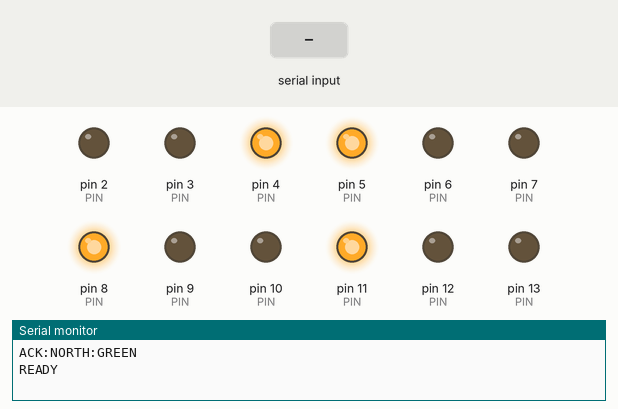
A sketch run on a simulated Arduino Uno, built with avr-gcc and run on an emulated ATmega328P. Parts: output pins drawn as LEDs (lit = HIGH), the last lines printed to the serial monitor. Inputs (shaded band) come from the test bench.

Above: at 2.7 s.
2.8 s: "1\n" received over Serial
At 3.9 s:
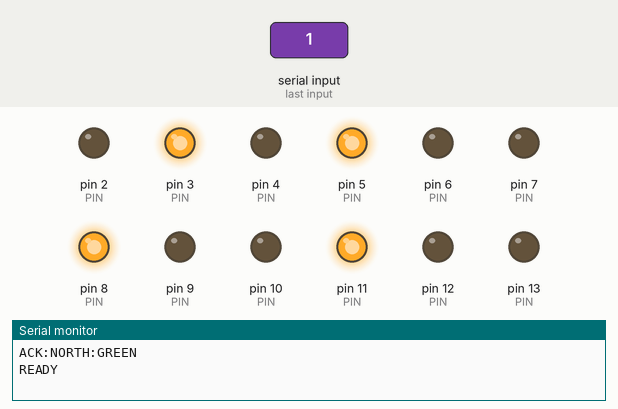
5.8 s: "0\n" received over Serial
At 6.2 s:
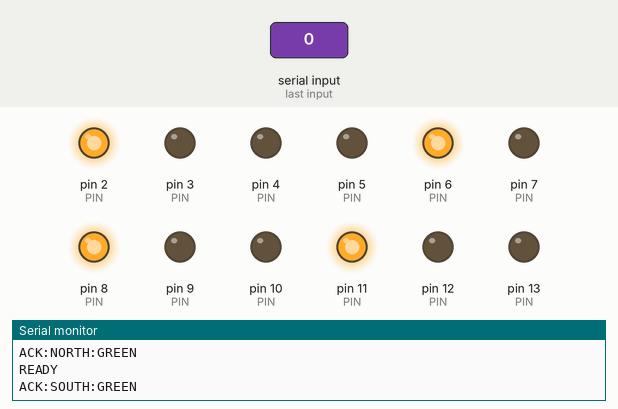
8.8 s: byte 88 ('X') received over Serial
At 9.7 s:
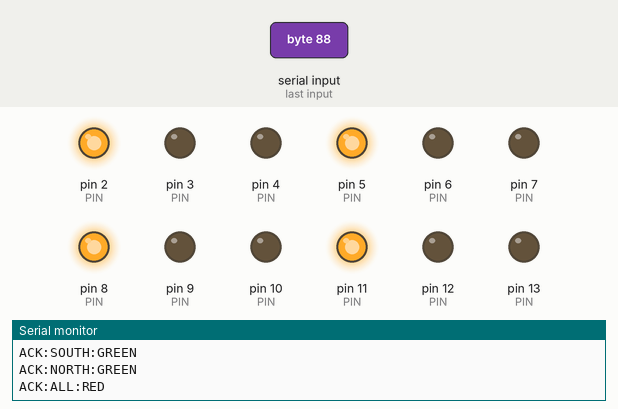
Timing chart, 0 to 11.8 s (numbered marks = the images above; inputs shaded):
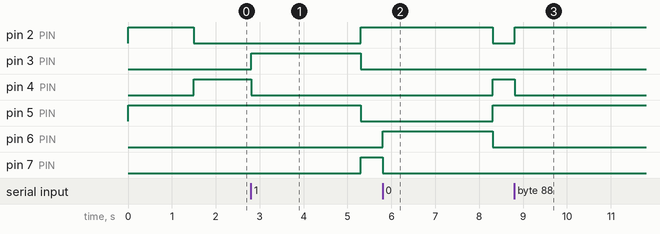

The sketch:

traffic_lights.ino
```cpp
/*
 * traffic_lights.ino
 * ═══════════════════════════════════════════════════════════════════
 * 4-Way Intersection Traffic Light Controller
 * Arduino Uno — receives commands from Python via USB Serial
 *
 * SERIAL PROTOCOL  (9600 baud, newline-terminated)
 * ─────────────────────────────────────────────────────────────────
 * Single-character commands:
 *   '0'  →  NORTH gets GREEN  (others RED)
 *   '1'  →  SOUTH gets GREEN  (others RED)
 *   '2'  →  EAST  gets GREEN  (others RED)
 *   '3'  →  WEST  gets GREEN  (others RED)
 *   'X'  →  All RED  (safe / default state)
 *   'P'  →  Ping — Arduino replies "OK\n" for connection test
 *
 * Full-string commands (matches Python communication.py protocol):
 *   "SIGNAL:NORTH:GREEN\n"
 *   "SIGNAL:SOUTH:RED\n"
 *   "SIGNAL:EAST:YELLOW\n"
 *   "SIGNAL:WEST:GREEN\n"
 *
 * Acknowledgement:
 *   After every successful command the Arduino sends back:
 *   "ACK:<LANE>:<STATE>\n"   e.g. "ACK:NORTH:GREEN\n"
 *   On ping: "OK\n"
 *   On invalid input: "ERR:<raw>\n"
 *
 * PIN MAPPING
 * ─────────────────────────────────────────────────────────────────
 *   NORTH  Red→2   Yellow→3   Green→4
 *   SOUTH  Red→5   Yellow→6   Green→7
 *   EAST   Red→8   Yellow→9   Green→10
 *   WEST   Red→11  Yellow→12  Green→13
 *
 * All LED cathodes connected to GND via 220 Ω resistors.
 *
 * YELLOW TRANSITION
 * ─────────────────────────────────────────────────────────────────
 *   When a lane switch is requested, the currently GREEN lane
 *   briefly shows YELLOW for YELLOW_MS milliseconds before going RED
 *   and the new lane turns GREEN.
 *   Set YELLOW_MS = 0 to disable the transition.
 *
 * STARTUP DEFAULT
 * ─────────────────────────────────────────────────────────────────
 *   All lanes RED on power-up.
 *   NORTH goes GREEN after STARTUP_DELAY_MS to signal readiness.
 * ═══════════════════════════════════════════════════════════════════
 */

// ──────────────────────────────────────────────────────────────────
//  Configuration
// ──────────────────────────────────────────────────────────────────
#define NUM_LANES       4
#define YELLOW_MS       2500   // ms for yellow transition; 0 to disable
#define STARTUP_DELAY_MS 1500  // ms after boot before NORTH goes green
#define BAUD_RATE       9600
#define CMD_BUF_SIZE    64     // max serial command length

// Lane indices
#define NORTH 0
#define SOUTH 1
#define EAST  2
#define WEST  3

// Signal indices within each lane
#define SIG_RED    0
#define SIG_YELLOW 1
#define SIG_GREEN  2

// ──────────────────────────────────────────────────────────────────
//  Pin table  [lane][signal]
// ──────────────────────────────────────────────────────────────────
const uint8_t PIN[NUM_LANES][3] = {
  //  RED   YELLOW  GREEN
  {   2,    3,      4   },   // NORTH
  {   5,    6,      7   },   // SOUTH
  {   8,    9,      10  },   // EAST
  {  11,   12,      13  },   // WEST
};

// Human-readable lane names (stored in flash to save RAM)
const char* const LANE_NAME[NUM_LANES] = {
  "NORTH", "SOUTH", "EAST", "WEST"
};

// State names
const char* const STATE_NAME[3] = {
  "RED", "YELLOW", "GREEN"
};

// ──────────────────────────────────────────────────────────────────
//  Runtime state
// ──────────────────────────────────────────────────────────────────
int8_t  g_activeGreen = -1;   // index of the currently GREEN lane (-1 = none)
char    g_cmdBuf[CMD_BUF_SIZE];
uint8_t g_cmdLen = 0;

// ──────────────────────────────────────────────────────────────────
//  Low-level LED helpers
// ──────────────────────────────────────────────────────────────────

/*
 * setLane() — set one lane to RED / YELLOW / GREEN.
 * sigIdx: SIG_RED=0, SIG_YELLOW=1, SIG_GREEN=2
 * All three pins are written so exactly one is HIGH.
 */
void setLane(uint8_t lane, uint8_t sigIdx) {
  for (uint8_t s = 0; s < 3; s++) {
    digitalWrite(PIN[lane][s], (s == sigIdx) ? HIGH : LOW);
  }
}

// Set every lane to RED.
void allRed() {
  for (uint8_t i = 0; i < NUM_LANES; i++) {
    setLane(i, SIG_RED);
  }
}

// ──────────────────────────────────────────────────────────────────
//  Lane activation with optional Yellow transition
// ──────────────────────────────────────────────────────────────────

/*
 * activateLane(newGreen)
 *
 * Sequence:
 *   1. If a different lane is currently GREEN → set it to YELLOW
 *   2. Wait YELLOW_MS
 *   3. Set that lane to RED
 *   4. Set newGreen lane to GREEN
 *   5. Keep all other lanes RED throughout
 *
 * If newGreen == g_activeGreen, this is a no-op (already active).
 */
void activateLane(uint8_t newGreen) {
  if ((int8_t)newGreen == g_activeGreen) return;   // already active

  // Step 1 — flash yellow on the outgoing green lane
  if (g_activeGreen >= 0 && YELLOW_MS > 0) {
    setLane((uint8_t)g_activeGreen, SIG_YELLOW);
    delay(YELLOW_MS);
    setLane((uint8_t)g_activeGreen, SIG_RED);
  }

  // Step 2 — force all lanes RED, then light the chosen green
  allRed();
  setLane(newGreen, SIG_GREEN);
  g_activeGreen = (int8_t)newGreen;

  // Acknowledge over serial
  Serial.print("ACK:");
  Serial.print(LANE_NAME[newGreen]);
  Serial.print(":GREEN\n");
}

// ──────────────────────────────────────────────────────────────────
//  Command parsers
// ──────────────────────────────────────────────────────────────────

/*
 * handleSingleChar()
 * Interprets single-byte commands:
 *   '0'–'3' → activate lane 0–3
 *   'X','x' → all RED
 *   'P','p' → ping reply
 */
void handleSingleChar(char c) {
  if (c >= '0' && c <= '3') {
    activateLane((uint8_t)(c - '0'));
    return;
  }
  if (c == 'X' || c == 'x') {
    allRed();
    g_activeGreen = -1;
    Serial.print("ACK:ALL:RED\n");
    return;
  }
  if (c == 'P' || c == 'p') {
    Serial.print("OK\n");
    return;
  }
}

/*
 * handleFullCommand()
 * Parses "SIGNAL:<LANE>:<STATE>" commands coming from Python.
 *
 * Accepted LANEs : NORTH SOUTH EAST WEST
 * Accepted STATEs: RED YELLOW GREEN
 *
 * Effect:
 *   GREEN  → activateLane (handles yellow transition + all-red logic)
 *   RED    → only sets that specific lane RED (no transition needed)
 *   YELLOW → only sets that specific lane YELLOW
 *
 * The Python side sends individual per-lane commands, so we honour
 * each one independently.  The GREEN command is the one that triggers
 * the full switching sequence.
 */
void handleFullCommand(const char* cmd) {
  // Expect "SIGNAL:XXXX:YYYYY"
  if (strncmp(cmd, "SIGNAL:", 7) != 0) {
    Serial.print("ERR:"); Serial.print(cmd); Serial.print("\n");
    return;
  }

  // Parse lane name (after "SIGNAL:")
  const char* laneStart = cmd + 7;
  const char* colon2    = strchr(laneStart, ':');
  if (colon2 == nullptr) {
    Serial.print("ERR:"); Serial.print(cmd); Serial.print("\n");
    return;
  }

  // Extract lane string
  char laneBuf[8] = {0};
  uint8_t laneLen = (uint8_t)(colon2 - laneStart);
  if (laneLen == 0 || laneLen >= sizeof(laneBuf)) {
    Serial.print("ERR:LANE_LEN\n"); return;
  }
  strncpy(laneBuf, laneStart, laneLen);

  // Match lane name
  int8_t laneIdx = -1;
  for (uint8_t i = 0; i < NUM_LANES; i++) {
    if (strcmp(laneBuf, LANE_NAME[i]) == 0) {
      laneIdx = (int8_t)i; break;
    }
  }
  if (laneIdx < 0) {
    Serial.print("ERR:LANE:"); Serial.print(laneBuf); Serial.print("\n");
    return;
  }

  // Extract state string (after second colon)
  const char* stateStr = colon2 + 1;

  if (strcmp(stateStr, "GREEN") == 0) {
    activateLane((uint8_t)laneIdx);
  }
  else if (strcmp(stateStr, "RED") == 0) {
    // Only update this lane if it isn't the currently active green
    // (Python sometimes sends RED for lanes that are already red — safe to ignore)
    if (g_activeGreen == laneIdx) {
      setLane((uint8_t)laneIdx, SIG_RED);
      g_activeGreen = -1;
    }
    // Else: already red, nothing to do
    Serial.print("ACK:"); Serial.print(laneBuf);
    Serial.print(":RED\n");
  }
  else if (strcmp(stateStr, "YELLOW") == 0) {
    setLane((uint8_t)laneIdx, SIG_YELLOW);
    Serial.print("ACK:"); Serial.print(laneBuf);
    Serial.print(":YELLOW\n");
  }
  else {
    Serial.print("ERR:STATE:"); Serial.print(stateStr); Serial.print("\n");
  }
}

/*
 * processCommand()
 * Route accumulated command string to the right handler.
 * Strips trailing \r\n before processing.
 */
void processCommand(char* buf, uint8_t len) {
  // Strip CR / LF
  while (len > 0 && (buf[len-1] == '\r' || buf[len-1] == '\n')) {
    buf[--len] = '\0';
  }
  if (len == 0) return;

  if (len == 1) {
    handleSingleChar(buf[0]);
  } else {
    handleFullCommand(buf);
  }
}

// ──────────────────────────────────────────────────────────────────
//  setup()
// ──────────────────────────────────────────────────────────────────
void setup() {
  // Initialise all LED pins as outputs
  for (uint8_t lane = 0; lane < NUM_LANES; lane++) {
    for (uint8_t sig = 0; sig < 3; sig++) {
      pinMode(PIN[lane][sig], OUTPUT);
    }
  }

  // Safe default: everything RED
  allRed();

  // Open serial port
  Serial.begin(BAUD_RATE);

  // Brief startup delay then signal readiness
  delay(STARTUP_DELAY_MS);

  // NORTH green by default — shows the system is alive
  activateLane(NORTH);

  Serial.print("READY\n");
}

// ──────────────────────────────────────────────────────────────────
//  loop()
// ──────────────────────────────────────────────────────────────────
void loop() {
  // Non-blocking serial read — accumulate into g_cmdBuf until '\n'
  while (Serial.available() > 0) {
    char c = (char)Serial.read();

    // Newline signals end of command
    if (c == '\n') {
      g_cmdBuf[g_cmdLen] = '\0';
      processCommand(g_cmdBuf, g_cmdLen);
      g_cmdLen = 0;   // reset buffer
      continue;
    }

    // Single-byte commands can be processed immediately (no newline needed)
    // This allows Python to send bare '0'/'1'/'2'/'3' without '\n'
    if (g_cmdLen == 0 && (c >= '0' && c <= '3')
                      || (c == 'X') || (c == 'x')
                      || (c == 'P') || (c == 'p')) {
      // Peek ahead — if no more bytes arrive in 5 ms, treat as single-char cmd
      delay(5);
      if (Serial.available() == 0 || Serial.peek() == '\n' || Serial.peek() == '\r') {
        if (Serial.available() > 0 &&
            (Serial.peek() == '\n' || Serial.peek() == '\r')) {
          Serial.read();   // consume the trailing newline
        }
        handleSingleChar(c);
        g_cmdLen = 0;
        continue;
      }
      // If more bytes follow, fall through to buffered accumulation
    }

    // Accumulate character (guard against buffer overflow)
    if (g_cmdLen < CMD_BUF_SIZE - 1) {
      g_cmdBuf[g_cmdLen++] = c;
    } else {
      // Buffer overflow — discard and reset
      Serial.print("ERR:OVERFLOW\n");
      g_cmdLen = 0;
    }
  }
}
```

Measured:
- after the input at 2.8 s, pin 2 (PIN), pin 7 (PIN): LOW → HIGH after 2.5 s; pin 3 (PIN): LOW → HIGH at once, → LOW 2.5 s later; pin 4 (PIN): HIGH → LOW at once; pin 5 (PIN): HIGH → LOW after 2.5 s
- after the input at 5.8 s, pin 2 (PIN): HIGH → LOW after 2.5 s; pin 4 (PIN), pin 5 (PIN): LOW → HIGH after 2.5 s; pin 6 (PIN): LOW → HIGH at once, → LOW 2.5 s later; pin 7 (PIN): HIGH → LOW at once
- after the input at 8.8 s, pin 2 (PIN): LOW → HIGH at once; pin 4 (PIN): HIGH → LOW at once
